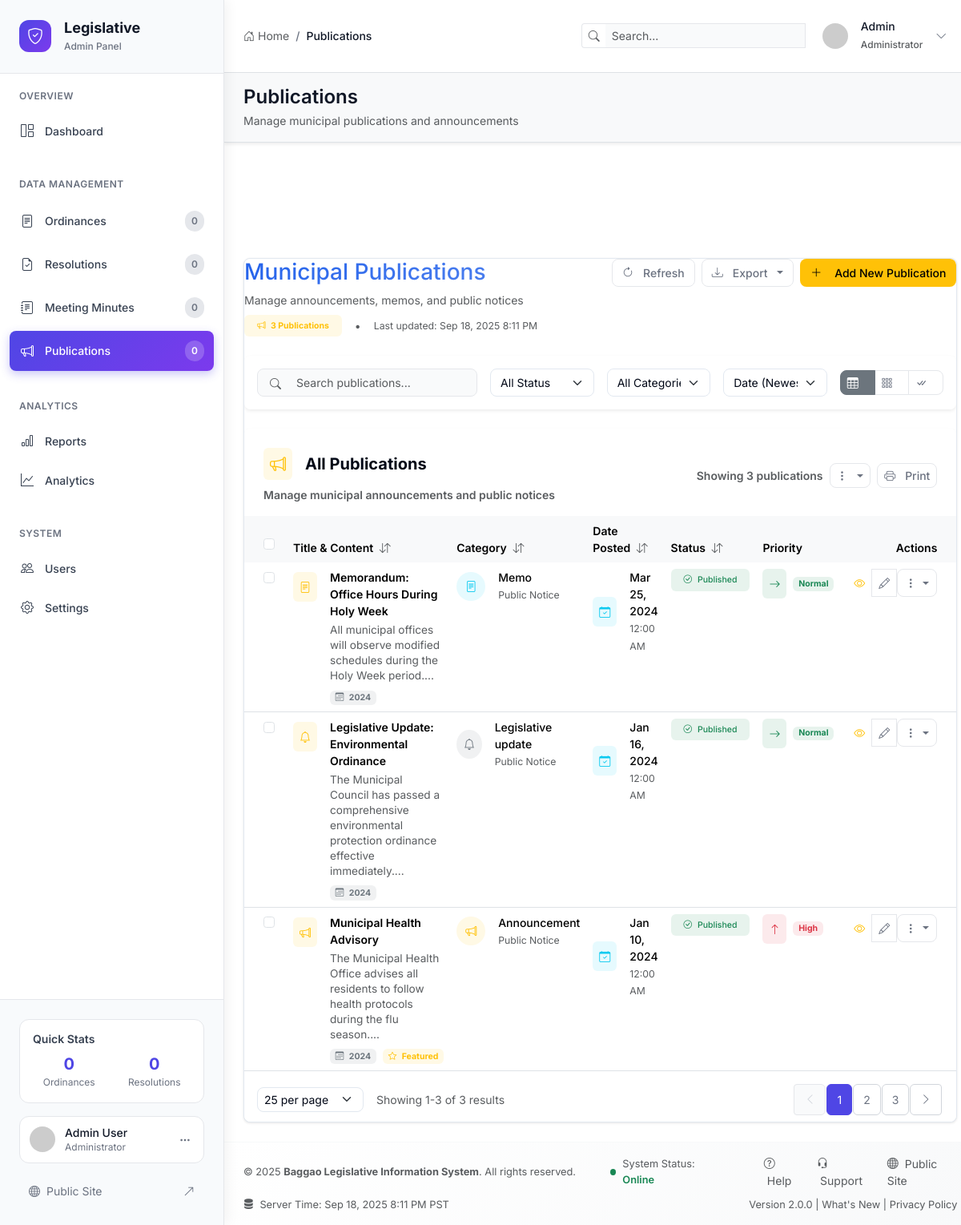
Page /admin/publications (signed in) on the committed database.
### tables this page shows
CREATE TABLE `publications` (
  `id` int(11) NOT NULL,
  `title` varchar(255) NOT NULL,
  `content` text NOT NULL,
  `category` enum('memo','announcement','legislative_update','notice') NOT NULL,
  `date_posted` date NOT NULL,
  `file_path` varchar(255) DEFAULT NULL,
  `status` enum('published','draft') DEFAULT 'published',
  `created_by` int(11) NOT NULL,
  `created_at` timestamp NOT NULL DEFAULT current_timestamp(),
  `updated_at` timestamp NOT NULL DEFAULT current_timestamp() ON UPDATE current_timestamp()
);

### views/admin/publications.php (the view, shortened to what the rows shown need)
<div class="d-flex justify-content-between align-items-start mb-4">
    <div>
        <h1 class="h3 mb-2 text-gradient">Municipal Publications</h1>
    </div>
</div>
<div class="card border-0 shadow-sm">
    <div class="card-body p-0">
        <?php if (!empty($publications)): ?>
            <div class="table-responsive">
                <table class="table table-hover mb-0" id="publicationsTable">
                    <thead class="table-light">
                        <tr>
                            <th class="fw-semibold border-0 ps-4">
                                <div class="form-check">
                                    <input class="form-check-input" type="checkbox" id="selectAllCheckbox" onchange="toggleSelectAll()">
                                </div>
                            </th>
                            <th class="fw-semibold border-0 sortable" onclick="sortColumn('title')">
                                Title & Content
                                <i class="bi bi-arrow-down-up ms-1 text-muted"></i>
                            </th>
                            <th class="fw-semibold border-0 sortable" onclick="sortColumn('category')">
                                Category
                                <i class="bi bi-arrow-down-up ms-1 text-muted"></i>
                            </th>
                            <th class="fw-semibold border-0 sortable" onclick="sortColumn('date_posted')">
                                Date Posted
                                <i class="bi bi-arrow-down-up ms-1 text-muted"></i>
                            </th>
                            <th class="fw-semibold border-0 sortable" onclick="sortColumn('status')">
                                Status
                                <i class="bi bi-arrow-down-up ms-1 text-muted"></i>
                            </th>
                            <th class="fw-semibold border-0">Priority</th>
                            <th class="fw-semibold border-0 text-end pe-4">Actions</th>
                        </tr>
                    </thead>
                    <tbody>
                        <?php foreach ($publications as $publication): ?>
                            <tr class="publication-row" data-status="<?= $publication['status'] ?>" data-category="<?= $publication['category'] ?>">
                                <td class="ps-4">
                                    <div class="form-check">
                                        <input class="form-check-input row-checkbox" type="checkbox" value="<?= $publication['id'] ?>">
                                    </div>
                                </td>
                                <td>
                                    <div class="d-flex align-items-start">
                                        <div class="bg-warning bg-opacity-10 rounded-2 p-2 me-3 mt-1">
                                            <i class="bi bi-<?= $publication['category'] === 'announcement' ? 'megaphone' : ($publication['category'] === 'memo' ? 'file-text' : ($publication['category'] === 'policy' ? 'clipboard-check' : 'bell')) ?> text-warning"></i>
                                        </div>
                                        <div class="flex-grow-1">
                                            <div class="fw-semibold mb-1"><?= htmlspecialchars(substr($publication['title'] ?? '', 0, 60)) ?><?= strlen($publication['title'] ?? '') > 60 ? '...' : '' ?></div>
                                            <?php if (!empty($publication['content'])): ?>
                                                <p class="text-muted mb-0" style="font-size: 0.85rem; line-height: 1.4;">
                                                    <?= htmlspecialchars(substr($publication['content'], 0, 120)) ?>...
                                                </p>
                                            <?php endif; ?>
                                            <div class="d-flex align-items-center gap-2 mt-2">
                                                <span class="badge bg-secondary bg-opacity-10 text-secondary">
                                                    <i class="bi bi-calendar3 me-1"></i>
                                                    <?= date('Y', strtotime($publication['date_posted'] ?? 'now')) ?>
                                                </span>
                                                <?php if ($publication['category'] === 'announcement'): ?>
                                                    <span class="badge bg-warning bg-opacity-10 text-warning">
                                                        <i class="bi bi-star me-1"></i>
                                                        Featured
                                                    </span>
                                                <?php endif; ?>
                                            </div>
                                        </div>
                                    </div>
                                </td>
                                <td>
                                    <div class="d-flex align-items-center">
                                        <div class="bg-<?= $publication['category'] === 'announcement' ? 'warning' : ($publication['category'] === 'memo' ? 'info' : ($publication['category'] === 'policy' ? 'success' : 'secondary')) ?> bg-opacity-10 rounded-circle d-flex align-items-center justify-content-center me-3" style="width: 36px; height: 36px;">
                                            <i class="bi bi-<?= $publication['category'] === 'announcement' ? 'megaphone' : ($publication['category'] === 'memo' ? 'file-text' : ($publication['category'] === 'policy' ? 'clipboard-check' : 'bell')) ?> text-<?= $publication['category'] === 'announcement' ? 'warning' : ($publication['category'] === 'memo' ? 'info' : ($publication['category'] === 'policy' ? 'success' : 'secondary')) ?>"></i>
                                        </div>
                                        <div>
                                            <div class="fw-medium"><?= ucfirst(str_replace('_', ' ', $publication['category'])) ?></div>
                                            <small class="text-muted">Public Notice</small>
                                        </div>
                                    </div>
                                </td>
                                <td>
                                    <div class="d-flex align-items-center">
                                        <div class="bg-info bg-opacity-10 rounded-2 p-2 me-3">
                                            <i class="bi bi-calendar-check text-info"></i>
                                        </div>
                                        <div>
                                            <div class="fw-medium"><?= date('M j, Y', strtotime($publication['date_posted'] ?? 'now')) ?></div>
                                            <small class="text-muted"><?= date('g:i A', strtotime($publication['date_posted'] ?? 'now')) ?></small>
                                        </div>
                                    </div>
                                </td>
                                <td>
                                    <span class="badge bg-<?= $publication['status'] === 'published' ? 'success' : ($publication['status'] === 'draft' ? 'warning' : 'secondary') ?> bg-opacity-10 text-<?= $publication['status'] === 'published' ? 'success' : ($publication['status'] === 'draft' ? 'warning' : 'secondary') ?> px-3 py-2 fw-medium">
                                        <i class="bi bi-<?= $publication['status'] === 'published' ? 'check-circle' : ($publication['status'] === 'draft' ? 'clock' : 'archive') ?> me-1"></i>
                                        <?= ucfirst($publication['status']) ?>
                                    </span>
                                </td>
                                <td>
                                    <div class="d-flex align-items-center">
                                        <?php
                                        $priority = $publication['category'] === 'announcement' ? 'high' : 'normal';
                                        $priorityColor = $priority === 'high' ? 'danger' : 'success';
                                        ?>
                                        <div class="bg-<?= $priorityColor ?> bg-opacity-10 rounded-2 p-2 me-2">
                                            <i class="bi bi-<?= $priority === 'high' ? 'arrow-up' : 'arrow-right' ?> text-<?= $priorityColor ?>"></i>
                                        </div>
                                        <span class="badge bg-<?= $priorityColor ?> bg-opacity-10 text-<?= $priorityColor ?>">
                                            <?= ucfirst($priority) ?>
                                        </span>
                                    </div>
                                </td>
                                <td class="text-end pe-4">
                                    <div class="btn-group btn-group-sm">
                                        <a href="<?= BASE_URL ?>publications/view/<?= $publication['id'] ?>" class="btn btn-outline-warning hover-shadow" title="View Details">
                                            <i class="bi bi-eye"></i>
                                        </a>
                                        <a href="<?= BASE_URL ?>admin/edit_publication/<?= $publication['id'] ?>" class="btn btn-outline-secondary hover-shadow" title="Edit Publication">
                                            <i class="bi bi-pencil"></i>
                                        </a>
                                        <div class="dropdown">
                                            <button class="btn btn-outline-secondary dropdown-toggle dropdown-toggle-split" type="button" data-bs-toggle="dropdown">
                                                <i class="bi bi-three-dots-vertical"></i>
                                            </button>
                                        </div>
                                    </div>
                                </td>
                            </tr>
                        <?php endforeach; ?>
                    </tbody>
                </table>
            </div>
        <?php endif; ?>
    </div>
</div>
<?php
include __DIR__ . '/layout.php';
?>

### rows in the picture
publications: title "Memorandum: Office Hours During Holy Week", content "All municipal offices will observe modified schedules during the Holy Week period.", date_posted "2024", category "Memo", date_posted "Mar 25, 2024", date_posted "12:00 AM", status "Published", category "Normal"
publications: title "Legislative Update: Environmental Ordinance", content "The Municipal Council has passed a comprehensive environmental protection ordinance effective immediately.", date_posted "2024", category "Legislative update", date_posted "Jan 16, 2024", date_posted "12:00 AM", status "Published", category "Normal"
publications: title "Municipal Health Advisory", content "The Municipal Health Office advises all residents to follow health protocols during the flu season.", date_posted "2024", shows "Featured", category "Announcement", date_posted "Jan 10, 2024", date_posted "12:00 AM", status "Published", category "High"

### other values in the picture
$crumb['title'] "Publications"
$page_title "Publications"
$page_description "Manage municipal publications and announcements"
count($publications ?? []) "3"
